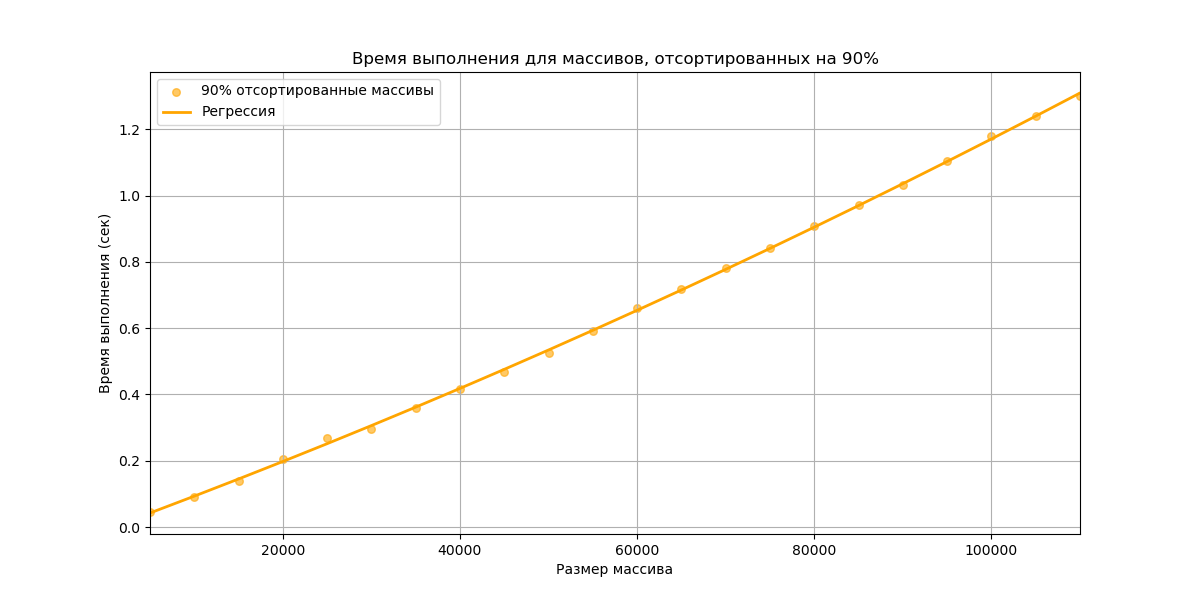

Source code (Python):
import numpy as np
import matplotlib.pyplot as plt
from sklearn.preprocessing import PolynomialFeatures
from sklearn.linear_model import LinearRegression
import time

def merge_sort(arr):
    if len(arr) > 1:
        mid = len(arr) // 2  
        left_half = arr[:mid]  
        right_half = arr[mid:]  

        merge_sort(left_half)  
        merge_sort(right_half)  

        i = j = k = 0  

        while i < len(left_half) and j < len(right_half):
            if left_half[i] < right_half[j]:
                arr[k] = left_half[i]
                i += 1
            else:
                arr[k] = right_half[j]
                j += 1
            k += 1

        while i < len(left_half):
            arr[k] = left_half[i]
            i += 1
            k += 1

        while j < len(right_half):
            arr[k] = right_half[j]
            j += 1
            k += 1
            
    return arr  

np.random.seed(42)

sizes = np.arange(5000, 110001, 5000)

times_partial_sorted = []

for size in sizes:
    arr_partial_sorted = np.arange(size)  
    num_to_shuffle = size // 10  
    np.random.shuffle(arr_partial_sorted[-num_to_shuffle:])  
    start_time = time.time()  
    merge_sort(arr_partial_sorted)  
    end_time = time.time()  
    times_partial_sorted.append(end_time - start_time)
    print(size, end_time - start_time)

poly = PolynomialFeatures(degree=2)
N_b_poly_partial_sorted = poly.fit_transform(sizes.reshape(-1, 1))
model_partial_sorted = LinearRegression()
model_partial_sorted.fit(N_b_poly_partial_sorted, times_partial_sorted)
y_predict_partial_sorted = model_partial_sorted.predict(N_b_poly_partial_sorted)

plt.figure(figsize=(12, 6))
plt.scatter(sizes, times_partial_sorted, label='90% отсортированные массивы', color='orange', alpha=0.6, s=30)
plt.plot(sizes, y_predict_partial_sorted, label='Регрессия', color='orange', linewidth=2)
plt.title('Время выполнения для массивов, отсортированных на 90%')
plt.xlabel('Размер массива')
plt.ylabel('Время выполнения (сек)')
plt.xlim(5000, 110000)
plt.grid()
plt.legend()
plt.show()
